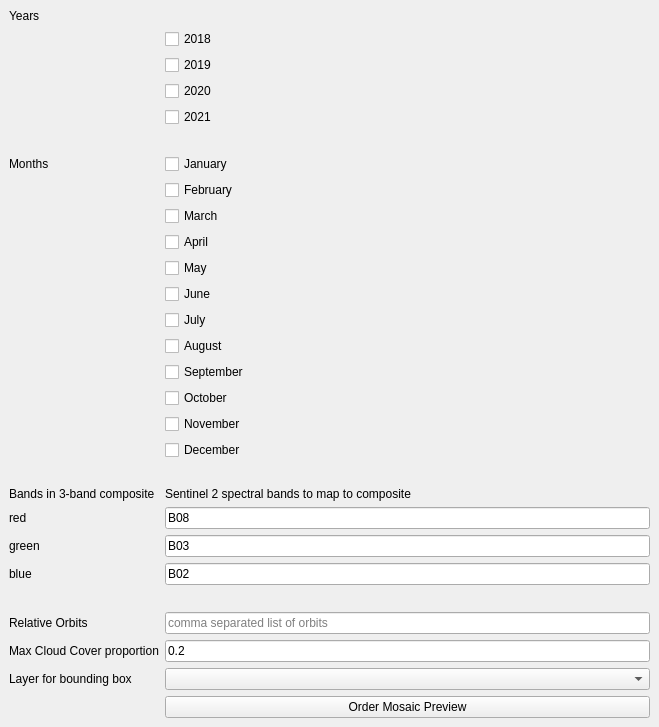
<?xml version="1.0" encoding="UTF-8"?>
<ui version="4.0">
 <class>SentinelMosaicTesterDockWidgetBase</class>
 <widget class="QDockWidget" name="SentinelMosaicTesterDockWidgetBase">
  <property name="geometry">
   <rect>
    <x>0</x>
    <y>0</y>
    <width>659</width>
    <height>727</height>
   </rect>
  </property>
  <property name="windowTitle">
   <string>SentinelMosaicTester</string>
  </property>
  <widget class="QWidget" name="dockWidgetContents">
   <layout class="QGridLayout" name="gridLayout">
    <item row="0" column="0">
     <widget class="QLabel" name="year_label">
      <property name="text">
       <string>Years</string>
      </property>
     </widget>
    </item>
    <item row="18" column="1">
     <widget class="QCheckBox" name="month_november">
      <property name="text">
       <string>November</string>
      </property>
     </widget>
    </item>
    <item row="24" column="0">
     <widget class="QLabel" name="label_3">
      <property name="text">
       <string>blue</string>
      </property>
     </widget>
    </item>
    <item row="29" column="0">
     <widget class="QLabel" name="selected_layer_label">
      <property name="text">
       <string>Layer for bounding box</string>
      </property>
     </widget>
    </item>
    <item row="25" column="1">
     <spacer name="verticalSpacer_2">
      <property name="orientation">
       <enum>Qt::Vertical</enum>
      </property>
      <property name="sizeHint" stdset="0">
       <size>
        <width>20</width>
        <height>40</height>
       </size>
      </property>
     </spacer>
    </item>
    <item row="8" column="0">
     <widget class="QLabel" name="month_label">
      <property name="text">
       <string>Months</string>
      </property>
     </widget>
    </item>
    <item row="21" column="0">
     <widget class="QLabel" name="label_4">
      <property name="text">
       <string>Bands in 3-band composite</string>
      </property>
     </widget>
    </item>
    <item row="27" column="1">
     <widget class="QLineEdit" name="max_cc">
      <property name="text">
       <string>0.2</string>
      </property>
     </widget>
    </item>
    <item row="29" column="1">
     <widget class="QgsMapLayerComboBox" name="selected_layer"/>
    </item>
    <item row="24" column="1">
     <widget class="QLineEdit" name="blue_band">
      <property name="text">
       <string>B02</string>
      </property>
     </widget>
    </item>
    <item row="26" column="1">
     <widget class="QLineEdit" name="relative_orbit">
      <property name="placeholderText">
       <string>comma separated list of orbits</string>
      </property>
     </widget>
    </item>
    <item row="4" column="1">
     <widget class="QCheckBox" name="year_2021">
      <property name="text">
       <string>2021</string>
      </property>
     </widget>
    </item>
    <item row="26" column="0">
     <widget class="QLabel" name="relative_orbit_label">
      <property name="text">
       <string>Relative Orbits</string>
      </property>
     </widget>
    </item>
    <item row="23" column="0">
     <widget class="QLabel" name="label_2">
      <property name="text">
       <string>green</string>
      </property>
     </widget>
    </item>
    <item row="3" column="1">
     <widget class="QCheckBox" name="year_2020">
      <property name="text">
       <string>2020</string>
      </property>
     </widget>
    </item>
    <item row="2" column="1">
     <widget class="QCheckBox" name="year_2019">
      <property name="text">
       <string>2019</string>
      </property>
     </widget>
    </item>
    <item row="16" column="1">
     <widget class="QCheckBox" name="month_september">
      <property name="text">
       <string>September</string>
      </property>
     </widget>
    </item>
    <item row="8" column="1">
     <widget class="QCheckBox" name="month_january">
      <property name="text">
       <string>January</string>
      </property>
     </widget>
    </item>
    <item row="14" column="1">
     <widget class="QCheckBox" name="month_july">
      <property name="text">
       <string>July</string>
      </property>
     </widget>
    </item>
    <item row="19" column="1">
     <widget class="QCheckBox" name="month_december">
      <property name="text">
       <string>December</string>
      </property>
     </widget>
    </item>
    <item row="22" column="0">
     <widget class="QLabel" name="label">
      <property name="text">
       <string>red</string>
      </property>
     </widget>
    </item>
    <item row="1" column="1">
     <widget class="QCheckBox" name="year_2018">
      <property name="text">
       <string>2018</string>
      </property>
     </widget>
    </item>
    <item row="30" column="1">
     <widget class="QPushButton" name="order_mosaic">
      <property name="text">
       <string>Order Mosaic Preview</string>
      </property>
     </widget>
    </item>
    <item row="17" column="1">
     <widget class="QCheckBox" name="month_october">
      <property name="text">
       <string>October</string>
      </property>
     </widget>
    </item>
    <item row="11" column="1">
     <widget class="QCheckBox" name="month_april">
      <property name="text">
       <string>April</string>
      </property>
     </widget>
    </item>
    <item row="10" column="1">
     <widget class="QCheckBox" name="month_march">
      <property name="text">
       <string>March</string>
      </property>
     </widget>
    </item>
    <item row="27" column="0">
     <widget class="QLabel" name="max_cc_label">
      <property name="text">
       <string>Max Cloud Cover proportion</string>
      </property>
     </widget>
    </item>
    <item row="21" column="1">
     <widget class="QLabel" name="label_5">
      <property name="text">
       <string>Sentinel 2 spectral bands to map to composite</string>
      </property>
     </widget>
    </item>
    <item row="15" column="1">
     <widget class="QCheckBox" name="month_august">
      <property name="text">
       <string>August</string>
      </property>
     </widget>
    </item>
    <item row="12" column="1">
     <widget class="QCheckBox" name="month_may">
      <property name="text">
       <string>May</string>
      </property>
     </widget>
    </item>
    <item row="23" column="1">
     <widget class="QLineEdit" name="green_band">
      <property name="text">
       <string>B03</string>
      </property>
     </widget>
    </item>
    <item row="9" column="1">
     <widget class="QCheckBox" name="month_february">
      <property name="text">
       <string>February</string>
      </property>
     </widget>
    </item>
    <item row="22" column="1">
     <widget class="QLineEdit" name="red_band">
      <property name="text">
       <string>B08</string>
      </property>
     </widget>
    </item>
    <item row="13" column="1">
     <widget class="QCheckBox" name="month_june">
      <property name="text">
       <string>June</string>
      </property>
     </widget>
    </item>
    <item row="5" column="1">
     <spacer name="verticalSpacer">
      <property name="orientation">
       <enum>Qt::Vertical</enum>
      </property>
      <property name="sizeHint" stdset="0">
       <size>
        <width>20</width>
        <height>40</height>
       </size>
      </property>
     </spacer>
    </item>
    <item row="20" column="0">
     <spacer name="verticalSpacer_3">
      <property name="orientation">
       <enum>Qt::Vertical</enum>
      </property>
      <property name="sizeHint" stdset="0">
       <size>
        <width>20</width>
        <height>40</height>
       </size>
      </property>
     </spacer>
    </item>
   </layout>
  </widget>
 </widget>
 <customwidgets>
  <customwidget>
   <class>QgsMapLayerComboBox</class>
   <extends>QComboBox</extends>
   <header>qgsmaplayercombobox.h</header>
  </customwidget>
 </customwidgets>
 <resources/>
 <connections/>
</ui>
